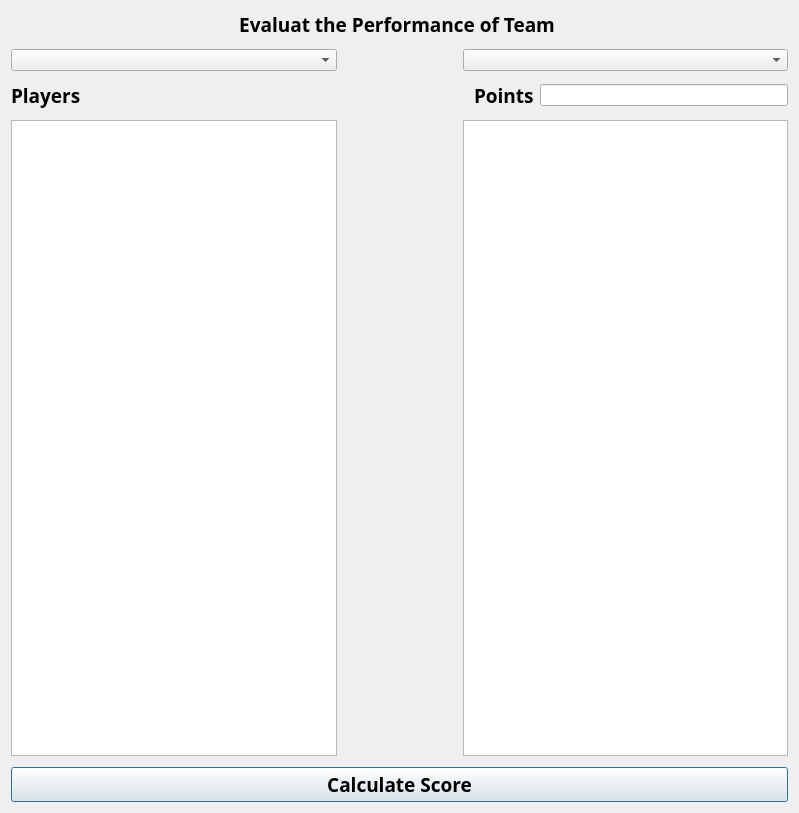
<?xml version="1.0" encoding="UTF-8"?>
<ui version="4.0">
 <class>Form</class>
 <widget class="QDialog" name="Form">
  <property name="geometry">
   <rect>
    <x>0</x>
    <y>0</y>
    <width>799</width>
    <height>813</height>
   </rect>
  </property>
  <property name="windowTitle">
   <string>Form</string>
  </property>
  <layout class="QGridLayout" name="gridLayout">
   <item row="1" column="0">
    <widget class="QLabel" name="label_3">
     <property name="font">
      <font>
       <family>Aparajita</family>
       <pointsize>14</pointsize>
       <weight>75</weight>
       <bold>true</bold>
      </font>
     </property>
     <property name="contextMenuPolicy">
      <enum>Qt::NoContextMenu</enum>
     </property>
     <property name="text">
      <string>Evaluat the Performance of Team </string>
     </property>
     <property name="alignment">
      <set>Qt::AlignCenter</set>
     </property>
    </widget>
   </item>
   <item row="7" column="0">
    <layout class="QHBoxLayout" name="horizontalLayout_3">
     <item>
      <widget class="QListView" name="listView"/>
     </item>
     <item>
      <spacer name="horizontalSpacer_2">
       <property name="orientation">
        <enum>Qt::Horizontal</enum>
       </property>
       <property name="sizeType">
        <enum>QSizePolicy::Fixed</enum>
       </property>
       <property name="sizeHint" stdset="0">
        <size>
         <width>120</width>
         <height>20</height>
        </size>
       </property>
      </spacer>
     </item>
     <item>
      <widget class="QListView" name="listView_2"/>
     </item>
    </layout>
   </item>
   <item row="5" column="0">
    <layout class="QHBoxLayout" name="horizontalLayout">
     <item>
      <widget class="QLabel" name="label">
       <property name="font">
        <font>
         <family>Aparajita</family>
         <pointsize>14</pointsize>
         <weight>75</weight>
         <bold>true</bold>
        </font>
       </property>
       <property name="text">
        <string>Players</string>
       </property>
      </widget>
     </item>
     <item>
      <spacer name="horizontalSpacer_3">
       <property name="orientation">
        <enum>Qt::Horizontal</enum>
       </property>
       <property name="sizeType">
        <enum>QSizePolicy::Fixed</enum>
       </property>
       <property name="sizeHint" stdset="0">
        <size>
         <width>387</width>
         <height>20</height>
        </size>
       </property>
      </spacer>
     </item>
     <item>
      <widget class="QLabel" name="label_2">
       <property name="font">
        <font>
         <family>Aparajita</family>
         <pointsize>14</pointsize>
         <weight>75</weight>
         <bold>true</bold>
        </font>
       </property>
       <property name="text">
        <string>Points</string>
       </property>
      </widget>
     </item>
     <item>
      <widget class="QLineEdit" name="lineEdit_8"/>
     </item>
    </layout>
   </item>
   <item row="4" column="0">
    <spacer name="verticalSpacer_2">
     <property name="orientation">
      <enum>Qt::Vertical</enum>
     </property>
     <property name="sizeType">
      <enum>QSizePolicy::Fixed</enum>
     </property>
     <property name="sizeHint" stdset="0">
      <size>
       <width>20</width>
       <height>5</height>
      </size>
     </property>
    </spacer>
   </item>
   <item row="6" column="0">
    <spacer name="verticalSpacer_3">
     <property name="orientation">
      <enum>Qt::Vertical</enum>
     </property>
     <property name="sizeType">
      <enum>QSizePolicy::Fixed</enum>
     </property>
     <property name="sizeHint" stdset="0">
      <size>
       <width>20</width>
       <height>5</height>
      </size>
     </property>
    </spacer>
   </item>
   <item row="2" column="0">
    <spacer name="verticalSpacer">
     <property name="orientation">
      <enum>Qt::Vertical</enum>
     </property>
     <property name="sizeType">
      <enum>QSizePolicy::Fixed</enum>
     </property>
     <property name="sizeHint" stdset="0">
      <size>
       <width>20</width>
       <height>5</height>
      </size>
     </property>
    </spacer>
   </item>
   <item row="9" column="0">
    <widget class="QPushButton" name="pushButton_1">
     <property name="font">
      <font>
       <family>Aparajita</family>
       <pointsize>14</pointsize>
       <weight>75</weight>
       <bold>true</bold>
      </font>
     </property>
     <property name="text">
      <string>Calculate Score</string>
     </property>
    </widget>
   </item>
   <item row="3" column="0">
    <layout class="QHBoxLayout" name="horizontalLayout_2">
     <item>
      <widget class="QComboBox" name="comboBox">
       <property name="enabled">
        <bool>true</bool>
       </property>
       <property name="contextMenuPolicy">
        <enum>Qt::DefaultContextMenu</enum>
       </property>
       <property name="insertPolicy">
        <enum>QComboBox::InsertAtBottom</enum>
       </property>
       <property name="sizeAdjustPolicy">
        <enum>QComboBox::AdjustToContentsOnFirstShow</enum>
       </property>
      </widget>
     </item>
     <item>
      <spacer name="horizontalSpacer">
       <property name="orientation">
        <enum>Qt::Horizontal</enum>
       </property>
       <property name="sizeType">
        <enum>QSizePolicy::Fixed</enum>
       </property>
       <property name="sizeHint" stdset="0">
        <size>
         <width>120</width>
         <height>20</height>
        </size>
       </property>
      </spacer>
     </item>
     <item>
      <widget class="QComboBox" name="comboBox_2"/>
     </item>
    </layout>
   </item>
   <item row="8" column="0">
    <spacer name="verticalSpacer_4">
     <property name="orientation">
      <enum>Qt::Vertical</enum>
     </property>
     <property name="sizeType">
      <enum>QSizePolicy::Fixed</enum>
     </property>
     <property name="sizeHint" stdset="0">
      <size>
       <width>20</width>
       <height>5</height>
      </size>
     </property>
    </spacer>
   </item>
  </layout>
 </widget>
 <resources/>
 <connections/>
</ui>
